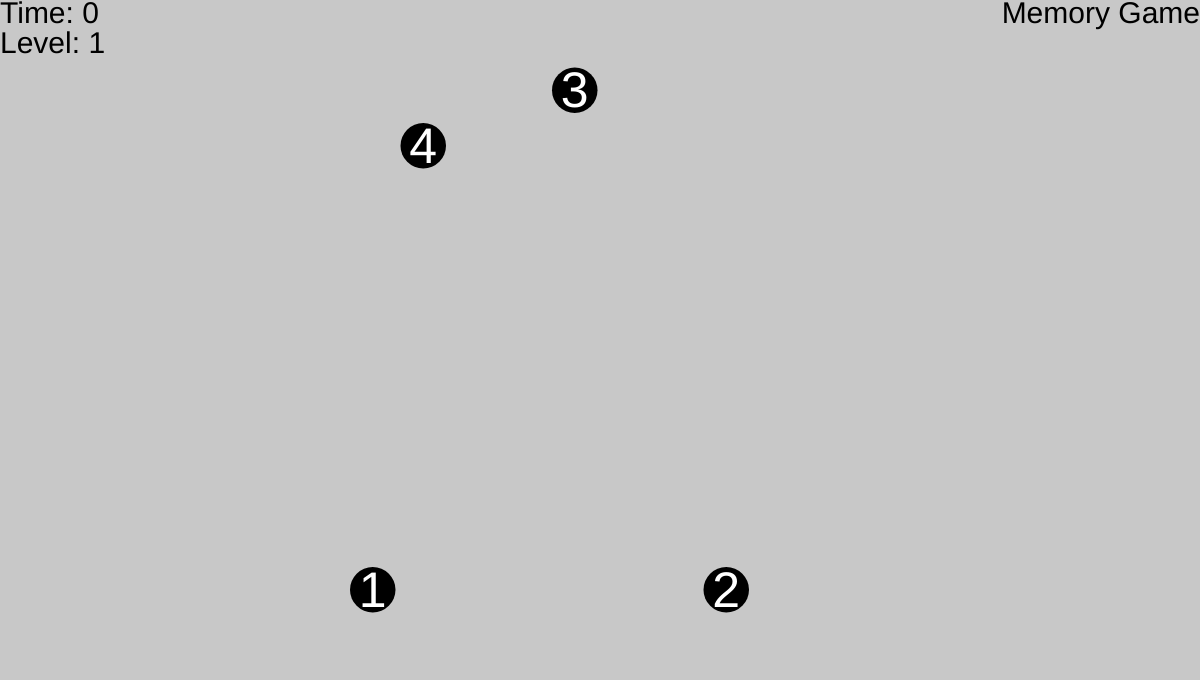
Frame 1 (no input)
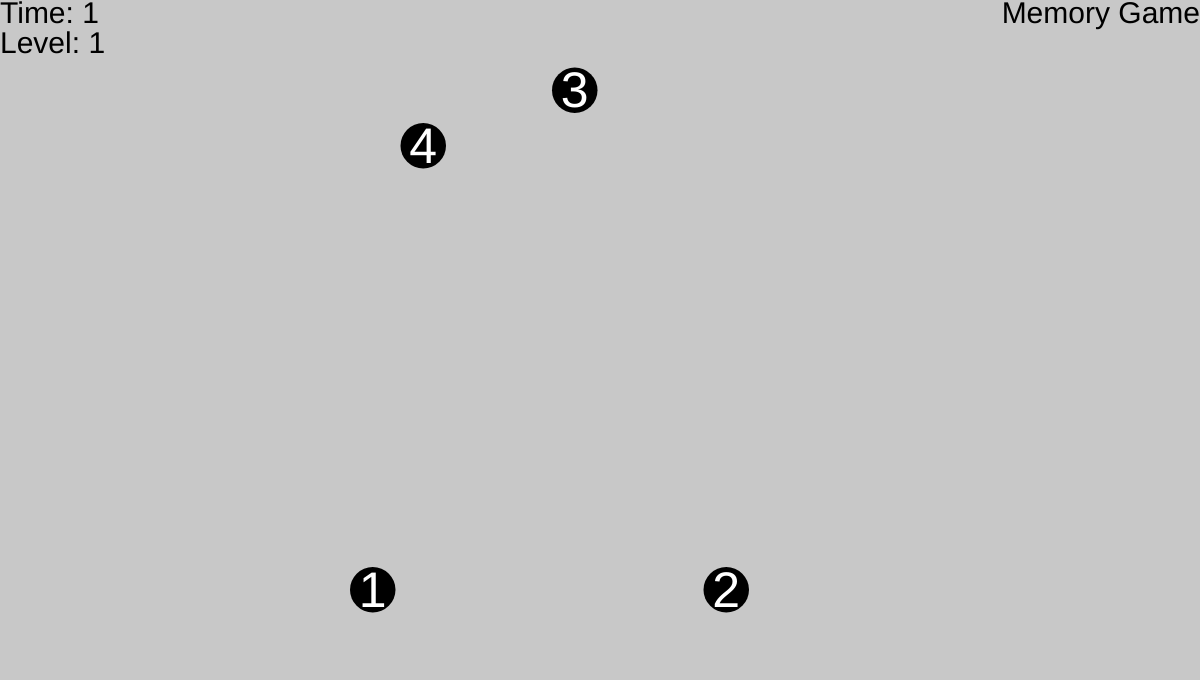
Frame 60 (no input)
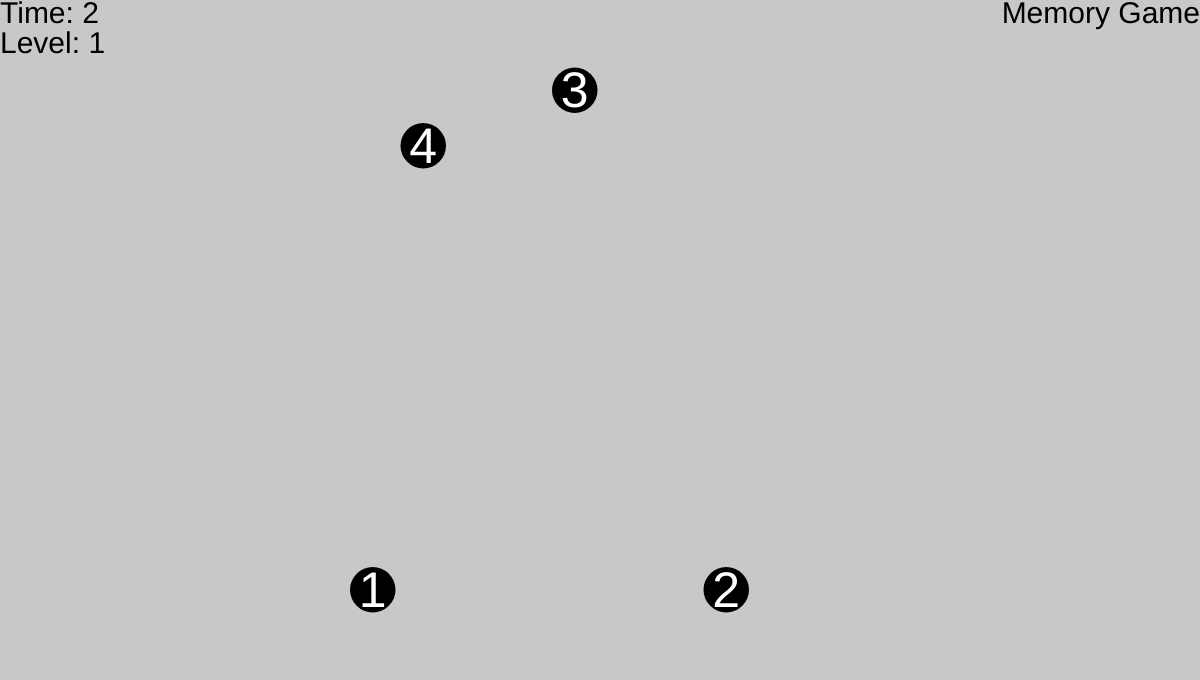
Frame 120 (the mouse pressed at the canvas centre since frame 60)

The p5.js sketch that drew these frames (run headless with seeded random() and noise() and a simulated clock; from frame 60 on, the mouse is pressed at the canvas centre):

// p5.js sketch
// ── sketch.js
let cx, cy;
let cTime;
let sx;
let sy;
let sw;
let sh;
let dx;
let dy;

let set;
let grid;
let sTime;
let lookTime;
let startLevel;
let currentLevel;
let gameEnd;

function setup()
{
  createCanvas(1200, 680);
  cx = width / 2;
  cy = height / 2;
  startLevel = 4;
  gameEnd = false;
  setGrid(10);
  newGame();
}

function draw()
{
  background(200);
  translate(cx, cy);
  drawSupport();
  if(gameEnd)
    return
  drawTiles();
  if(set[set.length - 1][1] == 1)
    gotoLevel(++ currentLevel);
  cTime += deltaTime / 1000;
}

function drawTiles()
{
  stroke(0);
  strokeWeight(0);
  textSize(50);
  textAlign(CENTER, CENTER);
  for(let i = 0;i < set.length;i ++)
  {
    let coor = toGrid(set[i][0]);
    if(set[i][1] == 0)
      fill(0);
    else
      fill(255);
    // rect(sx + coor[1] * (sw + dx), sy + coor[0] * (sh + dy), sw, sh);
    circle(sx + coor[1] * (sw + dx) + (sw / 2), sy + coor[0] * (sh + dy) + (sh / 2), sw);
    if(cTime - sTime < lookTime || set[i][1] == 1)
    {
      if(set[i][1] == 0)
        fill(255);
      else
        fill(0);
      text(i + 1, sx + coor[1] * (sw + dx) + (sw / 2), sy + coor[0] * (sh + dy) + (sh / 2) + 3);
    }
  }
}

function setGrid(val)
{
  grid = val;
  sx = -250;
  sy = -275;
  dx = 5;
  dy = 5;
  let tw = -2 * sx;
  let th = -2 * sy;
  tw -= (grid - 1) * dx;
  th -= (grid - 1) * dy;
  sw = tw / grid;
  sh = th / grid;
}

function drawSupport()
{
  stroke(0);
  strokeWeight(0);
  fill(0);
  textSize(30);
  if(gameEnd)
  {
    textAlign(CENTER, CENTER);
    text("Memory Game by Sai Akarsh", 0, -50);
    text("Your Score: " + (currentLevel - startLevel), 0, 30);
    return;
  }
  textAlign(LEFT, TOP);
  text("Time: " + round(cTime, 1), -cx, -cy);
  text("Level: " + (currentLevel - startLevel + 1), -cx, -cy + 30);
  textAlign(RIGHT, TOP);
  text("Memory Game", cx, -cy);

  stroke(0);
  strokeWeight(5);
  noFill();
  for(let i = 1;i < set.length;i ++)
  {
    if(set[i][1] == 1)
    {
      let coor1 = toGrid(set[i - 1][0]);
      let coor2 = toGrid(set[i][0]);
      line(sx + coor1[1] * (sw + dx) + (sw / 2), sy + coor1[0] * (sh + dy) + (sh / 2), sx + coor2[1] * (sw + dx) + (sw / 2), sy + coor2[0] * (sh + dy) + (sh / 2));
    }
    else
      break;
  }
}

function newGame()
{
  cTime = 0;
  currentLevel = startLevel;
  gotoLevel(currentLevel);
}

function gotoLevel(level)
{
  set = createSet(level);
  lookTime = getLookTime(level);
  sTime = cTime;
}

function createSet(val)
{
  val = min(grid * grid, val);
  let temp = new Array(val).fill(0).map(() => [0, 0]);
  let vis = new Array(grid * grid).fill(0);
  for(let i = 0;i < val;i ++)
  {
    let ch = int(Math.random() * grid * grid);
    while(vis[ch] == 1)
      ch = (ch + 1) % (grid * grid);
    vis[ch] = 1;
    temp[i][0] = ch;
  }
  return temp;
}

function getLookTime(val)
{
  if(val >= 1 && val <= 5)
    return 3;
  else
    return val;
}

function toGrid(val)
{
  let row = int(val / grid);
  let col = val - row * grid;
  return [row, col];
}

function toIndex(row, col)
{
  return grid * row + col;
}

function mousePressed()
{
  if(cTime - sTime < lookTime || gameEnd)
    return;
  mouseX -= cx;
  mouseY -= cy;
  let col = int((mouseX - sx) / (sw + dx));
  let row = int((mouseY - sy) / (sh + dy));
  let ind = toIndex(row, col);
  for(let i = 0;i < set.length;i ++)
  {
    if(set[i][0] == ind)
    {
      if(i == 0 || (i > 0 && set[i - 1][1] == 1))
        set[i][1] = 1;
      else
        gameEnd = true;
    }
  }
}
